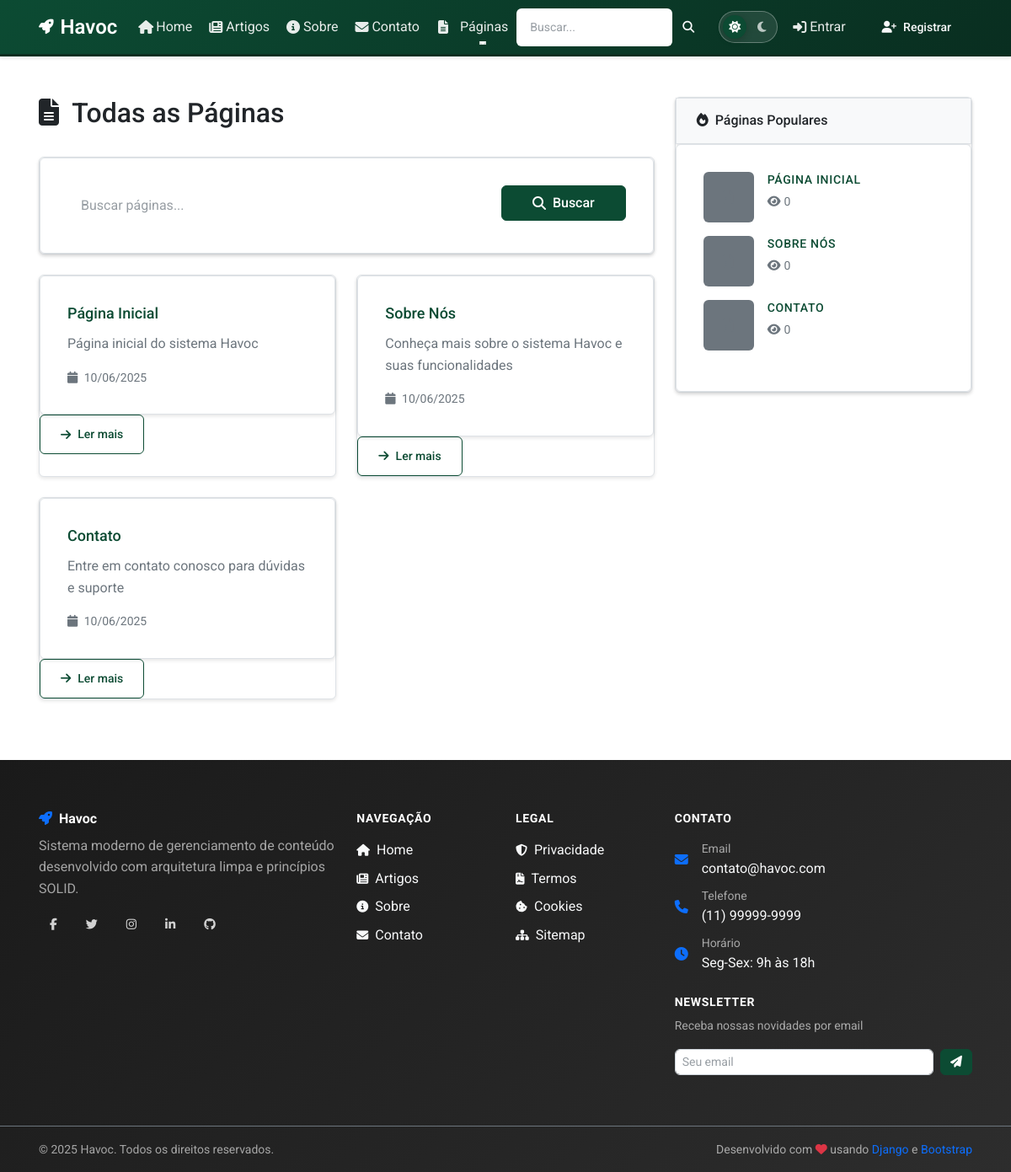
The page /paginas/ on the database its author committed.
### apps/pages/models/page.py (models this page shows, shortened)
class Page(models.Model):
    STATUS_CHOICES = [
        ('draft', 'Rascunho'),
        ('published', 'Publicado'),
        ('archived', 'Arquivado'),
    ]
    TEMPLATE_CHOICES = [
        ('pages/default.html', 'Padrão'),
        ('pages/landing.html', 'Landing Page'),
        ('pages/full_width.html', 'Largura Total'),
        ('pages/sidebar.html', 'Com Sidebar'),
    ]
    title = models.CharField(
        'título',
        max_length=200,
        validators=[MinLengthValidator(3)],
        help_text='Título da página'
    )
    slug = models.SlugField(
        'slug',
        max_length=200,
        unique=True,
        help_text='URL amigável da página'
    )
    content = models.TextField(
        'conteúdo',
        help_text='Conteúdo da página em HTML ou Markdown'
    )
    excerpt = models.TextField(
        'resumo',
        max_length=500,
        blank=True,
        help_text='Resumo da página para SEO e listagens'
    )
    status = models.CharField(
        'status',
        max_length=20,
        choices=STATUS_CHOICES,
        default='draft',
        help_text='Status de publicação da página'
    )
    template = models.CharField(
        'template',
        max_length=100,
        choices=TEMPLATE_CHOICES,
        default='pages/default.html',
        help_text='Template a ser usado para renderizar a página'
    )
    is_homepage = models.BooleanField(
        'é página inicial',
        default=False,
        help_text='Define se esta é a página inicial do site'
    )
    show_in_menu = models.BooleanField(
        'mostrar no menu',
        default=True,
        help_text='Se a página deve aparecer no menu de navegação'
    )
    menu_order = models.PositiveIntegerField(
        'ordem no menu',
        default=0,
        help_text='Ordem de exibição no menu (menor número = primeiro)'
    )
    parent = models.ForeignKey(
        'self',
        on_delete=models.CASCADE,
        null=True,
        blank=True,
        verbose_name='página pai',
        help_text='Página pai para criar hierarquia'
    )
    meta_title = models.CharField(
        'meta título',
        max_length=60,
        blank=True,
        help_text='Título para SEO (máximo 60 caracteres)'
    )
    meta_description = models.CharField(
        'meta descrição',
        max_length=160,
        blank=True,
        help_text='Descrição para SEO (máximo 160 caracteres)'
    )
    meta_keywords = models.CharField(
        'palavras-chave',
        max_length=255,
        blank=True,
        help_text='Palavras-chave separadas por vírgula'
    )
    created_by = models.ForeignKey(
        User,
        on_delete=models.SET_NULL,
        null=True,
        blank=True,
        related_name='created_pages',
        verbose_name='criado por'
    )
    updated_by = models.ForeignKey(
        User,
        on_delete=models.SET_NULL,
        null=True,
        blank=True,
        related_name='updated_pages',
        verbose_name='atualizado por'
    )
    created_at = models.DateTimeField(
        'criado em',
        auto_now_add=True
    )
    updated_at = models.DateTimeField(
        'atualizado em',
        auto_now=True
    )
    published_at = models.DateTimeField(
        'publicado em',
        null=True,
        blank=True,
        help_text='Data e hora de publicação'
    )
    view_count = models.PositiveIntegerField(
        'visualizações',
        default=0,
        help_text='Número de visualizações da página'
    )
    class Meta:
        verbose_name = 'página'
        verbose_name_plural = 'páginas'
        ordering = ['menu_order', 'title']
        indexes = [
            models.Index(fields=['slug']),
            models.Index(fields=['status', 'published_at']),
            models.Index(fields=['show_in_menu', 'menu_order']),
        ]

### apps/pages/views/page_views.py (the view)
# urls.py: path('paginas/', PageListView.as_view(), name='page_list'),
class PageListView(View):
    template_name = 'pages/page_list.html'
    def get(self, request):
        page_service = PageService(DjangoPageRepository())
        query = request.GET.get('q', '').strip()
        if query:
            pages = page_service.search_pages(query)
        else:
            pages = page_service.get_published_pages()
        paginator = Paginator(pages, 12)  # 12 páginas por página
        page_number = request.GET.get('page')
        page_obj = paginator.get_page(page_number)
        popular_pages = page_service.get_popular_pages(limit=5)
        context = {
            'page_obj': page_obj,
            'pages': page_obj.object_list,
            'query': query,
            'popular_pages': popular_pages,
            'meta_title': f'Páginas{" - " + query if query else ""}',
            'meta_description': 'Lista de páginas do site',
        }
        return render(request, self.template_name, context)

### apps/config/models/app_module_config.py (called while the page is built)
    @property
    def is_available(self):
        return self.is_enabled and self.status == 'active'

### apps/config/services/module_service.py (called while the page is built)
    def get_module_by_name(self, app_name: str) -> Optional[AppModuleConfiguration]:
        try:
            return AppModuleConfiguration.objects.get(app_name=app_name)
        except AppModuleConfiguration.DoesNotExist:
            return None

    def is_module_enabled(self, app_name: str) -> bool:
        module = self.get_module_by_name(app_name)
        return module.is_available if module else False

### apps/pages/repositories/page_repository.py (called while the page is built)
    def list_published(self) -> QuerySet:
        return Page.objects.filter(
            status='published'
        ).order_by('menu_order', 'title')

    def get_popular_pages(self, limit: int = 10) -> QuerySet:
        return Page.objects.filter(
            status='published'
        ).order_by('-view_count')[:limit]

### apps/pages/services/page_service.py (called while the page is built)
    def get_published_pages(self) -> QuerySet:
        return self.page_repository.list_published()

    def get_popular_pages(self, limit: int = 10) -> QuerySet:
        return self.page_repository.get_popular_pages(limit)

### apps/pages/templates/pages/page_list.html (shortened to what this page needs)
{% extends 'base.html' %}
{% block content %}
<div class="container my-5">
    <div class="row">
        <div class="col-lg-8">
            <div class="d-flex justify-content-between align-items-center mb-4">
                <h1 class="h2 text-sans text-body">
                    <i class="fas fa-file-alt me-2"></i>
                    {% if query %}
                        Resultados para "{{ query }}"
                    {% else %}
                        Todas as Páginas
                    {% endif %}
                </h1>
            </div>
            <div class="card-django mb-4 mb-3">
                <div class="card-body card-django-body-spacious card-django">
                    <form method="get" class="row g-3 form-django" aria-label="Formulário de busca" role="form">
                        <div class="col-md-9">
                            <input type="search" class="form-control form-control-enhanced" name="q"
                                   value="{{ query }}" placeholder="Buscar páginas...">
                        </div>
                        <div class="col-md-3">
                            <button type="submit" class="btn btn-primary w-100 text-sans">
                                <i class="fas fa-search me-1"></i>Buscar
                            </button>
                        </div>
                    </form>
                </div>
            </div>
            {% if pages %}
                <div class="row">
                    {% for page in pages %}
                        <div class="col-md-6 mb-4">
                            <div class="card-django h-100">
                                <div class="card-body card-django-body-spacious card-django">
                                    <h5 class="card-title text-sans text-body">
                                        <a href="{% url 'pages:page_detail' page.slug %}" class="text-decoration-none">
                                            {{ page.title }}
                                        </a>
                                    </h5>
                                    {% if page.excerpt %}
                                        <p class="card-django-text text-secondary text-body">{{ page.excerpt|truncatewords:20 }}</p>
                                    {% endif %}
                                    <div class="d-flex justify-content-between align-items-center">
                                        <small class="text-secondary">
                                            <i class="fas fa-calendar me-1"></i>
                                            {{ page.created_at|date:"d/m/Y" }}
                                        </small>
                                    </div>
                                </div>
                                <div class="card-django-footer bg-transparent">
                                    <a href="{% url 'pages:page_detail' page.slug %}" class="btn btn-outline-primary btn-sm btn-enhanced">
                                        <i class="fas fa-arrow-right me-1"></i>Ler mais
                                    </a>
                                </div>
                            </div>
                        </div>
                    {% endfor %}
                </div>
            {% endif %}
        </div>
        <div class="col-lg-4">
            <div class="card-django">
                <div class="card-header card-django-header-comfortable card-django">
                    <h5 class="mb-0 text-sans text-body">
                        <i class="fas fa-fire me-2"></i>Páginas Populares
                    </h5>
                </div>
                <div class="card-body card-django-body-spacious card-django">
                    {% if popular_pages %}
                        {% for page in popular_pages %}
                            <div class="d-flex mb-3">
                                {% if page.featured_image %}
                                    <img src="{{ page.featured_image.url }}" class="me-3 rounded"
                                         style="width: 60px; height: 60px; object-fit: cover;" alt="{{ page.title }}">
                                {% else %}
                                    <div class="me-3 bg-secondary rounded d-flex align-items-center justify-content-center"
                                         style="width: 60px; height: 60px;">
                                        <i class="fas fa-file-alt text-secondary"></i>
                                    </div>
                                {% endif %}
                                <div class="flex-grow-1">
                                    <h6 class="mb-1 text-sans text-body">
                                        <a href="{% url 'pages:page_detail' page.slug %}" class="text-decoration-none">
                                            {{ page.title|truncatechars:40 }}
                                        </a>
                                    </h6>
                                    <small class="text-secondary">
                                        <i class="fas fa-eye me-1"></i>{{ page.views_count|default:0 }}
                                    </small>
                                </div>
                            </div>
                        {% endfor %}
                    {% else %}
                        <p class="text-secondary mb-0 text-body">Nenhuma página popular ainda.</p>
                    {% endif %}
                </div>
            </div>
        </div>
    </div>
</div>
{% endblock %}

### static/css/main.css (style rules this page uses)
:root { --django-green: #0C4B33; --django-green-light: #44B78B; --django-green-dark: #092E20; --primary-color: var(--django-green); --primary-light: var(--django-green-light); --primary-dark: var(--django-green-dark); --secondary-color: #6c757d; --success-color: #198754; --danger-color: #dc3545; --warning-color: #ffc107; --info-color: #0dcaf0; --bg-color: #ffffff; --bg-secondary: #f8f9fa; --text-color: #212529; --text-muted: #6c757d; --border-color: #dee2e6; --link-color: var(--django-green); --link-hover-color: var(--django-green-dark); --font-family-sans-serif: 'Roboto', -apple-system, BlinkMacSystemFont, 'Segoe UI', sans-serif; --font-family-serif: 'Palatino', 'Palatino Linotype', 'Book Antiqua', serif; --font-family-mono: 'Fira Mono', 'Monaco', 'Consolas', monospace; --border-radius: 0.375rem; --box-shadow: 0 0.125rem 0.25rem rgba(0, 0, 0, 0.075); --box-shadow-lg: 0 1rem 3rem rgba(0, 0, 0, 0.175); --transition: all 0.15s ease-in-out; --navbar-height: 60px; --footer-height: auto; }
body { font-family: var(--font-family-sans-serif); line-height: 1.6; color: var(--text-color); background-color: var(--bg-color); transition: var(--transition); margin: 0; padding: 0; min-height: 100vh; }
.container { max-width: 1200px; margin: 0 auto; padding-left: 15px; padding-right: 15px; }
@media (min-width: 576px) { .container { max-width: 540px; } }
@media (min-width: 768px) { .container { max-width: 720px; } }
@media (min-width: 992px) { .container { max-width: 960px; } }
@media (min-width: 1200px) { .container { max-width: 1140px; } }
h1, h2, h3, h4, h5, h6 { font-family: var(--font-family-sans-serif); font-weight: 500; line-height: 1.3; color: var(--text-color); margin-bottom: 0.75rem; }
h1 { font-size: 2.25rem; font-weight: 600; margin-bottom: 1rem; }
h5 { font-size: 1rem; font-weight: 500; margin-bottom: 0.5rem; }
h6 { font-size: 0.875rem; font-weight: 500; margin-bottom: 0.5rem; text-transform: uppercase; letter-spacing: 0.05em; }
p { font-family: var(--font-family-sans-serif); line-height: 1.6; margin-bottom: 1rem; color: var(--text-color); }
.text-sans { font-family: var(--font-family-sans-serif) !important; }
a { color: var(--link-color); text-decoration: none; transition: var(--transition); }
.btn { font-family: var(--font-family-sans-serif); font-weight: 400; border-radius: var(--border-radius); transition: var(--transition); border: 1px solid transparent; }
.btn-primary { background-color: var(--django-green); border-color: var(--django-green); color: white; }
.btn-outline-primary { color: var(--django-green); border-color: var(--django-green); background-color: transparent; }
.card-header { border-bottom: 1px solid rgba(0, 0, 0, 0.125); background-color: rgba(0, 0, 0, 0.03); padding: 0.75rem 1rem; font-weight: 500; }
.card-body { padding: 1.25rem; }
.card-title { font-size: 1.125rem; font-weight: 500; margin-bottom: 0.75rem; line-height: 1.3; }
.form-control, .form-select { border-radius: var(--border-radius); border: 1px solid #ced4da; transition: var(--transition); }
.btn { position: relative; overflow: hidden; }
.btn::before { content: ''; position: absolute; top: 50%; left: 50%; width: 0; height: 0; background: rgba(255, 255, 255, 0.2); border-radius: 50%; transform: translate(-50%, -50%); transition: width 0.6s, height 0.6s; }
.form-control, .form-select { transition: border-color 0.3s ease, box-shadow 0.3s ease, transform 0.2s ease; }
.container { padding-left: 1rem; padding-right: 1rem; }
.my-5 { margin-top: 3rem !important; margin-bottom: 3rem !important; }
.mb-4 { margin-bottom: 1.5rem !important; }
.row { margin-left: -0.75rem; margin-right: -0.75rem; }
.row > * { padding-left: 0.75rem; padding-right: 0.75rem; }
.btn { font-weight: 500; padding: 0.5rem 1rem; border-radius: var(--border-radius); transition: var(--transition); text-decoration: none; display: inline-flex; align-items: center; justify-content: center; gap: 0.25rem; }
.btn-sm { padding: 0.375rem 0.75rem; font-size: 0.875rem; }

### static/css/forms.css (style rules this page uses)
.form-control { transition: border-color 0.15s ease-in-out, box-shadow 0.15s ease-in-out, background-color 0.15s ease-in-out; }

### rows shown on the page
Page: title "Página Inicial", excerpt "Página inicial do sistema Havoc", created_at "10/06/2025", title "PÁGINA INICIAL", views_count "0"
Page: title "Sobre Nós", excerpt "Conheça mais sobre o sistema Havoc e suas funcionalidades", created_at "10/06/2025", title "SOBRE NÓS", views_count "0"
Page: title "Contato", excerpt "Entre em contato conosco para dúvidas e suporte", created_at "10/06/2025", title "CONTATO", views_count "0"
